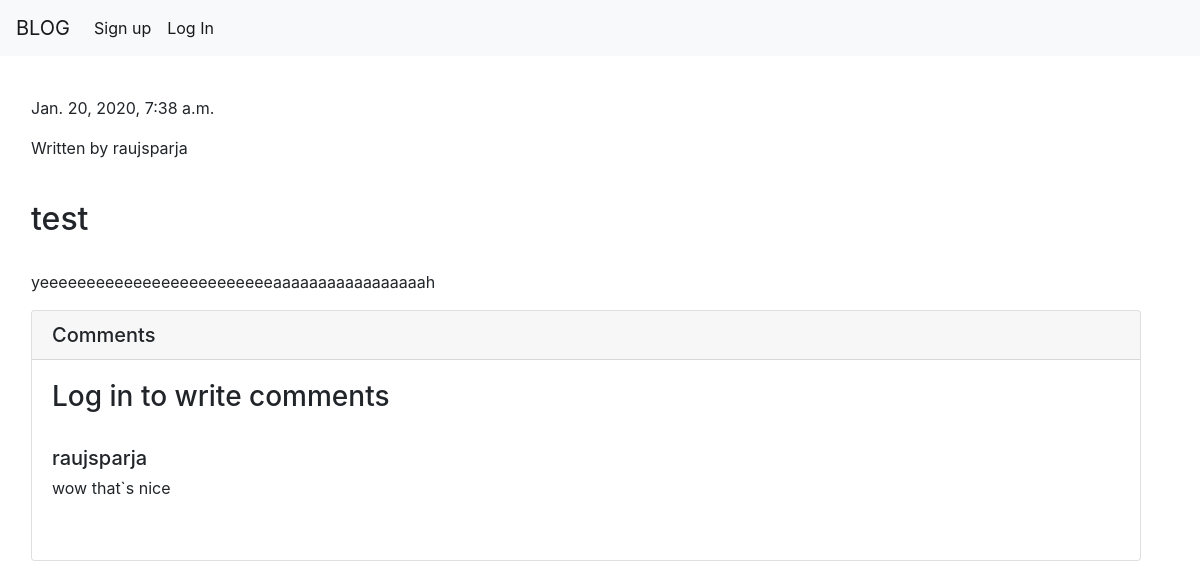
Screenshot of /post/2 with the database file from the repository.
### blog_app/models.py (models this page shows)
class Post(models.Model):
    user = models.ForeignKey(User, on_delete=models.CASCADE)
    name = models.CharField(max_length=128)
    description = models.CharField(max_length=512)
    text = models.CharField(max_length=100000)
    date = models.DateTimeField(auto_now_add=True)
    likes = models.IntegerField(default=0)

class Comment(models.Model):
    user = models.ForeignKey(User, on_delete=models.CASCADE)
    text = models.CharField(max_length=512)
    post_id = models.IntegerField()

### blog_app/views.py (the view)
# urls.py: path('post/<int:post_id>', views.post_page, name='post_page'),
def post_page(request, post_id):
    try:
        context = dict()
        if request.method == 'POST':
            f = CommentForm(request.POST)
            if f.is_valid():
                user = request.user
                text = f.data['text']
                comm = Comment(text=text, user=user, post_id=post_id)
                comm.save()
                context['form'] = CommentForm()
            else:
                context['form'] = CommentForm()
        else:
            context['form'] = CommentForm()
        post = Post.objects.get(pk=post_id)
        context['post'] = post
        comments = Comment.objects.filter(post_id=post_id).order_by('user__post__date')
        context['comments'] = comments
        return render(request, 'post.html', context)
    except Post.DoesNotExist:
        raise Http404

### templates/post.html (shortened to what this page needs)
{% extends "base.html" %}
{% block content %}
    <br>
    <p>{{ post.date }}</p>
    <p>Written by {{ post.user.username }}</p>
    <br>
    <h2>{{ post.description }}</h2>
    <br>
    <p>{{ post.text }}</p>
    <div class="card">
        <h5 class="card-header">Comments</h5>
        <div class="card-body">
            {% if request.user.is_authenticated %}
                <form method="POST">
                    {% csrf_token %}
                    {{ form.as_p }}
                    <input class="btn btn-primary" type="submit" value="Send comment">
                </form>
            {% else %}
                <h3> Log in to write comments</h3>
            {% endif %}
            {% for each in comments %}
                <br>
                <h5 class="card-title">{{ each.user.username }}</h5>
                <p class="card-text">{{ each.text }}</p>
                <br>
            {% endfor %}
        </div>
    </div>
{% endblock %}

### rows the page displays
Post: date "Jan. 20, 2020, 7:38 a.m.", user.username "raujsparja", description "test", text "yeeeeeeeeeeeeeeeeeeeeeeeeeaaaaaaaaaaaaaaaaah"
Comment: user.username "raujsparja", text "wow that`s nice"
